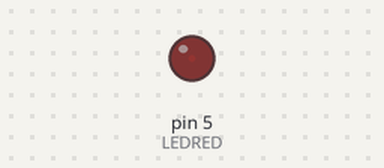
Bench run of a sketch on a simulated Arduino Uno, built with avr-gcc and run on an emulated ATmega328P. Shown: output pins drawn as LEDs (lit = HIGH).

Above: at 0.05 s.
At 2.2 s:
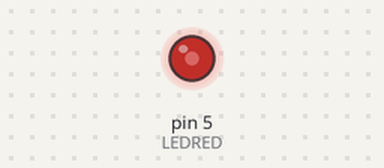
At 4.4 s:
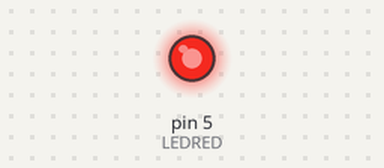
At 8.75 s:
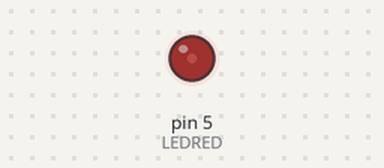
Timing chart, 0 to 12.7 s (numbered marks = the images above):
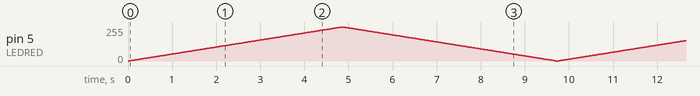

The sketch:

L02_04_helloLEDtri.ino
```cpp
/*
 * Project: Triangle Wave
 * Description: Teach FOR loops
 * Author: Brian A Rashap
 * Date: 09-FEB-2020
 */

 // Connect anode of Red LED to Pin 5
 // Connect anode of Green LED to Pin 6
 // Connect anode of Blue LED to Pin 7
 // Connect cathode of each LED to GND with a resistor (100 ohm to 10k ohm)

const int LEDRED = 5;
const int LEDDELAY = 19; // 5000 ms / 255 steps = 19ms per step for 5 sec half period
int i;

void setup() {
  pinMode(LEDRED, OUTPUT);
}

void loop() {

  for(i=0;i<256;i++){
    analogWrite(LEDRED,i);
    delay(LEDDELAY);
  }

  for(i=255;i>=0;i--) {
    analogWrite(LEDRED,i);
    delay(LEDDELAY);
  }
}
```
